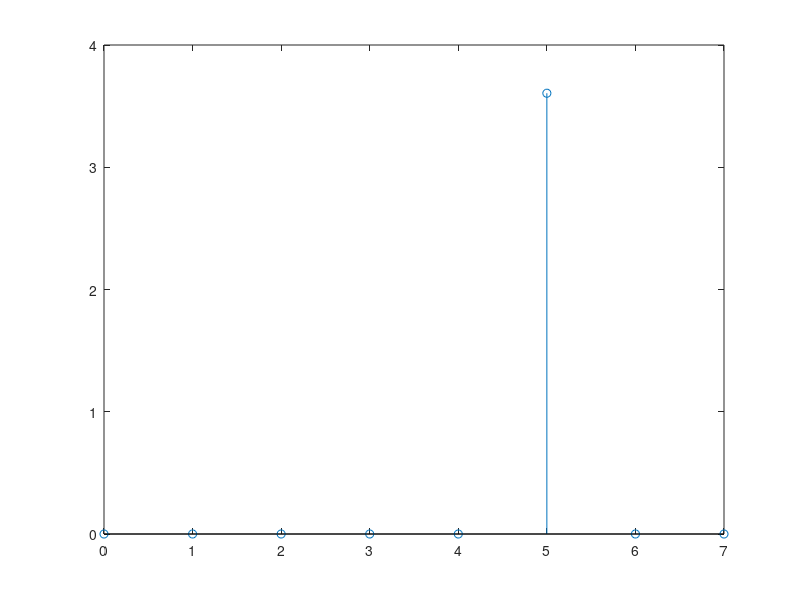

Source code (MATLAB):
clear all; clc; close all; 

d1=10; %suma del legajo. 
d2=5; %suma del dni. 
fs=d1+d2; % para que no haya alias  
Ts=1/fs; 
inter=0:Ts:(1); %
inter=inter(1:end-1); 
N=length(inter);

muestreo = 3*cos(2*pi*d1*inter)-2*sin(2*pi*d2*inter);
w=exp(-i*2*pi/N); 
[I,J]=meshgrid(1:N,1:N); 
DFT = w.^((I-1).*(J-1));
coef=DFT*muestreo';
coef=fft(muestreo) ;
noTwo= (N/2); 
coef=abs(coef)/N; 
coef(2:noTwo)= 2*coef(2:noTwo); 
frecs=(0:noTwo)*fs/N; 

stem(frecs,coef(1:noTwo+1)); 


 

